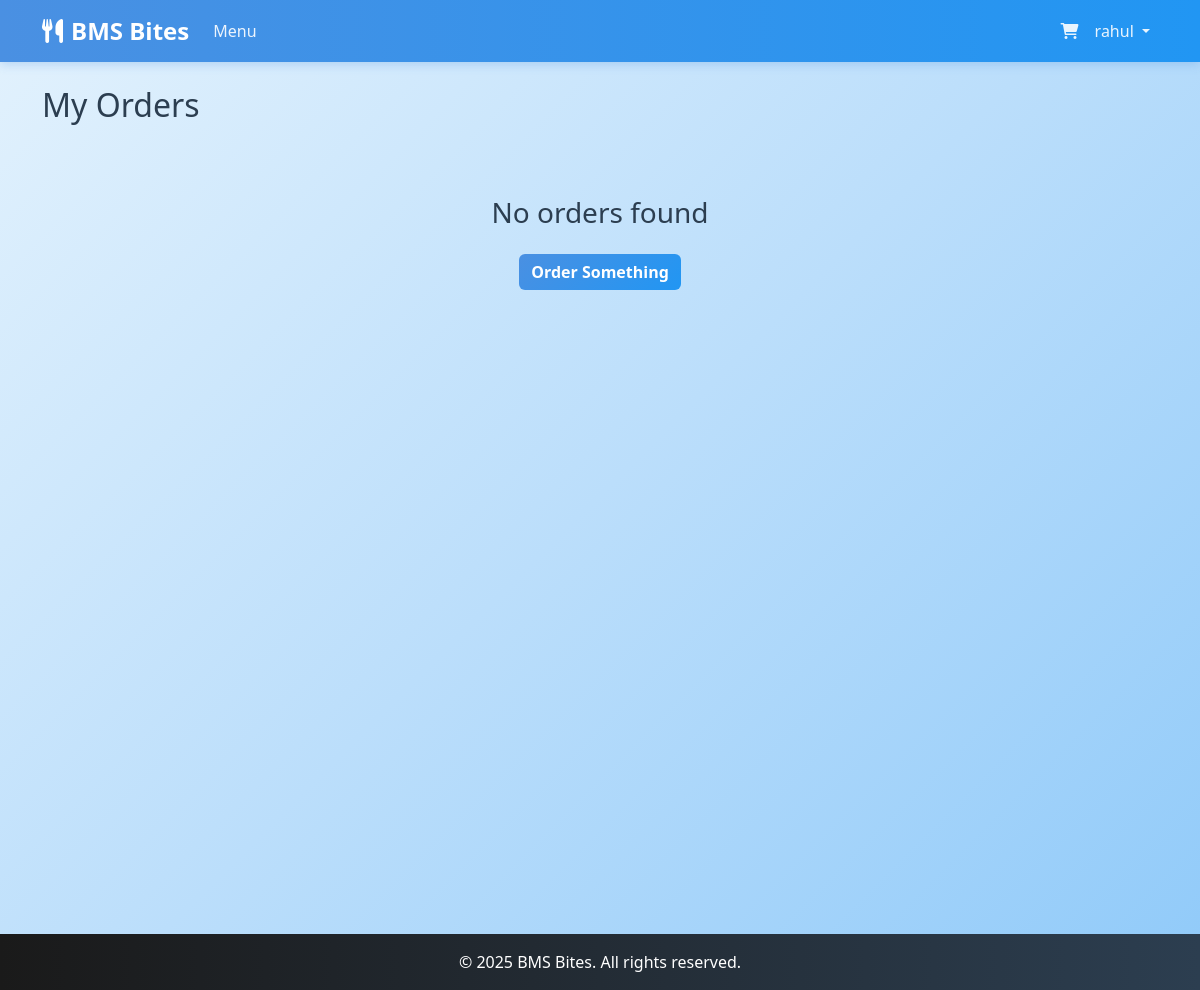
/orders (signed in), run on an earlier commit of the app's database.
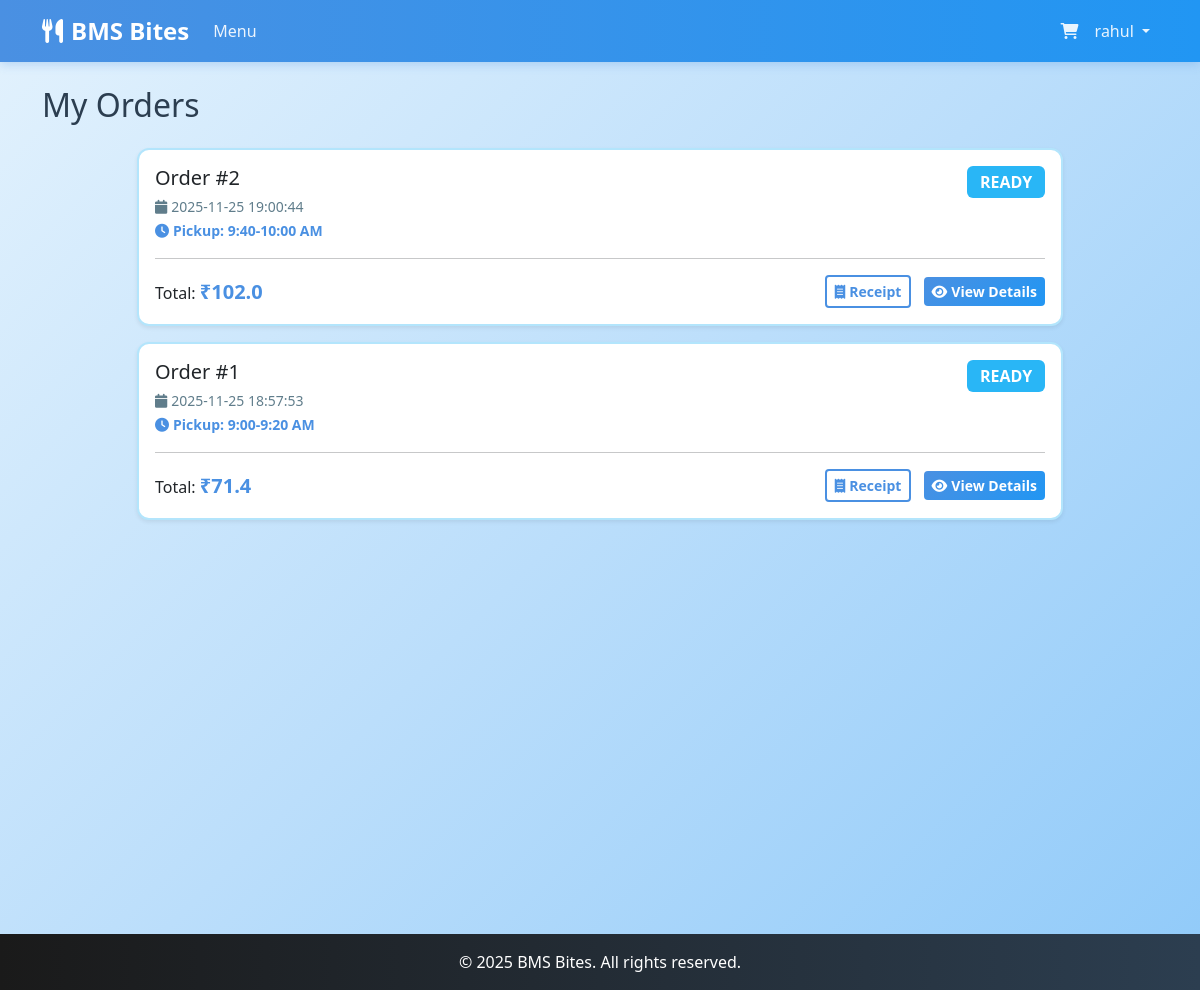
And on a later commit of the database.
### tables this page shows
CREATE TABLE orders (
    id INTEGER PRIMARY KEY AUTOINCREMENT,
    user_id INTEGER NOT NULL,
    canteen_id INTEGER NOT NULL,
    total_amount REAL NOT NULL,
    platform_fee REAL DEFAULT 0.0,
    status TEXT NOT NULL DEFAULT 'preparing', -- 'preparing', 'ready', 'completed'
    pickup_time TEXT,
    created_at TIMESTAMP DEFAULT CURRENT_TIMESTAMP,
    FOREIGN KEY (user_id) REFERENCES users (id),
    FOREIGN KEY (canteen_id) REFERENCES canteens (id)
);

### routes/main.py (the view)
@main_bp.route('/orders')
def orders():
    if 'user_id' not in session:
        return redirect(url_for('auth.login'))
    user_orders = order_mgr.get_user_orders(session['user_id'])
    return render_template('orders.html', orders=user_orders)

### app.py (called while the page is built)
@app.context_processor
def inject_session():
    return dict(session=session)

### utils/order_manager.py (called while the page is built)
    def get_user_orders(self, user_id):
        conn = sqlite3.connect(self.db_path)
        orders = pd.read_sql_query("SELECT * FROM orders WHERE user_id=? ORDER BY created_at DESC", conn, params=(user_id,))
        cursor = conn.cursor()
        for idx, order in orders.iterrows():
            if order['status'] == 'preparing':
                created_at = datetime.strptime(order['created_at'], '%Y-%m-%d %H:%M:%S')
                time_diff = datetime.now() - created_at
                if time_diff >= timedelta(minutes=5):
                    cursor.execute("UPDATE orders SET status='ready' WHERE id=?", (order['id'],))
                    orders.at[idx, 'status'] = 'ready'
        conn.commit()
        conn.close()
        return orders.to_dict('records')

### templates/orders.html
{% extends "layout.html" %}
{% block content %}
<h2 class="mb-4">My Orders</h2>
{% if orders %}
<div class="row">
    <div class="col-md-10 mx-auto">
        {% for order in orders %}
        <div class="card mb-3 shadow-sm">
            <div class="card-body">
                <div class="d-flex w-100 justify-content-between align-items-start">
                    <div>
                        <h5 class="mb-1">Order #{{ order['id'] }}</h5>
                        <small class="text-muted"><i class="fas fa-calendar me-1"></i>{{ order['created_at'] }}</small>
                        {% if order['pickup_time'] %}
                        <br><small class="text-primary"><i class="fas fa-clock me-1"></i><strong>Pickup: {{
                                order['pickup_time'] }}</strong></small>
                        {% endif %}
                    </div>
                    <span
                        class="badge bg-{{ 'warning' if order['status'] == 'preparing' else 'info' if order['status'] == 'ready' else 'success' }} fs-6">
                        {{ order['status']|upper }}
                    </span>
                </div>
                <hr>
                <div class="d-flex justify-content-between align-items-center">
                    <p class="mb-0">Total: <strong class="text-primary fs-5">₹{{ order['total_amount'] }}</strong></p>
                    <div>
                        <a href="{{ url_for('main.view_receipt', order_id=order['id']) }}"
                            class="btn btn-sm btn-outline-primary me-2" target="_blank">
                            <i class="fas fa-receipt me-1"></i>Receipt
                        </a>
                        <a href="{{ url_for('main.order_detail', order_id=order['id']) }}"
                            class="btn btn-sm btn-primary">
                            <i class="fas fa-eye me-1"></i>View Details
                        </a>
                    </div>
                </div>
            </div>
        </div>
        {% endfor %}
    </div>
</div>
</div>
{% else %}
<div class="text-center py-5">
    <h3>No orders found</h3>
    <a href="{{ url_for('main.menu') }}" class="btn btn-primary mt-3">Order Something</a>
</div>
{% endif %}
{% endblock %}

What changed in the data, as far as the page shows it:
added orders: id "2", created_at "2025-11-25 19:00:44", pickup_time "9:40-10:00 AM", status "READY", total_amount "102.0"
added orders: id "1", created_at "2025-11-25 18:57:53", pickup_time "9:00-9:20 AM", status "READY", total_amount "71.4"
Also different on the page:
text no longer shown: "No orders found Order Something"
